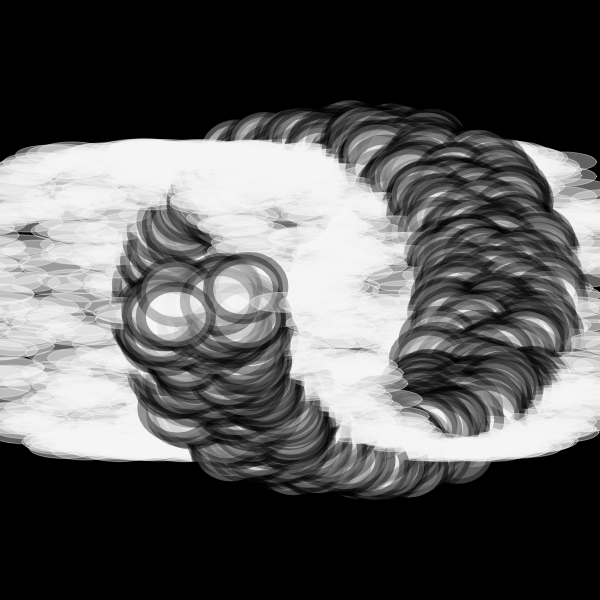
Frame 1 (no input)
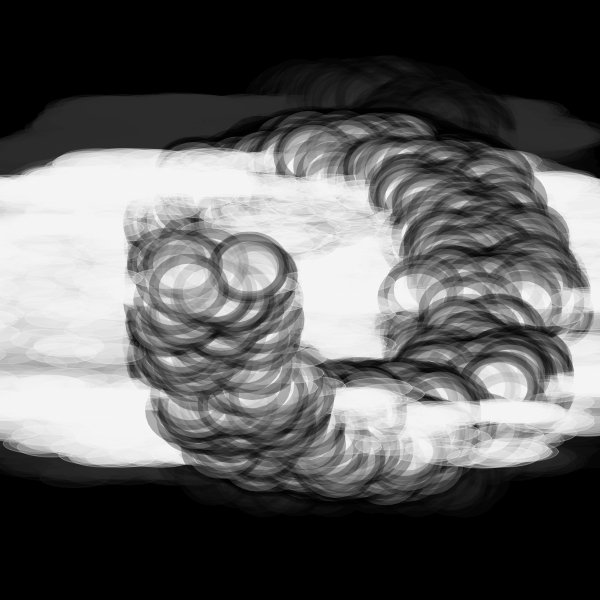
Frame 60 (no input)
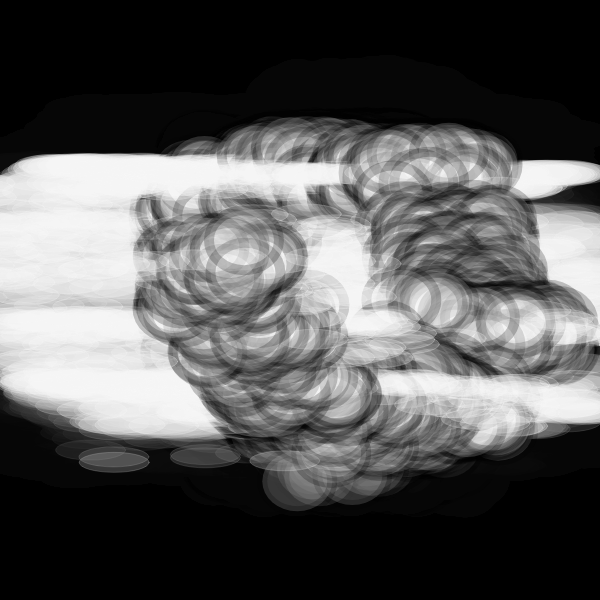
Frame 120 (the mouse pressed at the canvas centre since frame 60)

The p5.js sketch that drew these frames (run headless with seeded random() and noise() and a simulated clock; from frame 60 on, the mouse is pressed at the canvas centre):

// p5.js sketch
// ── sketch.js
/* Forked from  Roni Kaufman
 inspired by https://twitter.com/dmitricherniak/status/1214888292421951488?s=09
Fork and modifications by Nina Lutz
*/

let particles = [];
let circles = [];
let squiggliness = 1/500;
let interval;
let margin = 20;
let theEnd = false;
let r = 150;
let noiseFactor = 10;
let baseHue;

function setup() {

  var canvas;
  if(windowWidth>=600 && windowHeight >=600){
    canvas = createCanvas(600, 600);
  }
  else{
    canvas = createCanvas(windowWidth, windowHeight - 100);
  }

  var x = (windowWidth - width) / 2;
  var y = (windowHeight - height) / 2;

  canvas.position(x, y);

  noStroke();
  
  updateParticles();
    background(0)


  interval = setInterval(updateParticles, 5000);
}

function draw() {
  background(0, 20)
  if (theEnd) {
    noLoop();
  } else {
    for (let p of particles) {
      p.draw();
      p.move();
    }
  }
}

function updateParticles() {
  particles = [];
  let xCenter = width/2;
  let yCenter = height/2;
  let n = r*10;
  for (let i = 0; i < n; i++) {
    let theta = map(i, 0, n, -PI, PI);
    let x_ = xCenter + r*cos(theta);
    let y_ = yCenter + r*sin(theta);
    let s_ = 2;
    let sat_ = random(noiseFactor/100, 200);
    let val_ = random(0, noiseFactor*20);
    particles.push(new Particle(x_, y_, s_, sat_, val_));
  }
  r -= 14;
  noiseFactor += 10;
  baseHue += 0;
  if (r < 20) {
    clearInterval(interval);
    theEnd = true;
  }
}

function Particle(x_, y_, s_, sat_, val_) {
  this.x = x_; // x
  this.y = y_; // y
  this.size = s_; // size
  this.sat = sat_; // saturation
  this.val = val_; // value
  
  this.alpha = 100;
  this.dist = 1.2;
  
  this.move = function() {
    let theta = noise(this.x * squiggliness, this.y * squiggliness)*PI*noiseFactor;
    fill(baseHue%20, this.sat, this.val, this.alpha);
    let v = p5.Vector.fromAngle(theta, this.dist);
    this.x += v.x;
    this.y += v.y;
    //this.dist *= 0.999;
    this.alpha *= 0.985;
    this.size *= 0.985;
  }
  
  this.draw = function() {
    //fill(100, this.alpha);
    fill(0, this.alpha)
    strokeWeight(10)
    fill(244, this.alpha)
    ellipse(this.x + random(-2, 100), this.y + random(-20, 20), 70, 60);

    stroke(244, this.alpha)

    strokeWeight(1)
    ellipse(this.x + random(-210, 200), this.y + random(-2, 2), 70, 20);
    stroke(0, this.alpha)
  }
}

function intersectsWithOtherCircles(x_, y_, r_) {
  for (let c of circles) {
    if (dist(c.x, c.y, x_, y_) < c.r + r_ + margin) {
      return true;
    }
  }
  circles.push({x: x_, y: y_, r: r_});
  return false;
}
